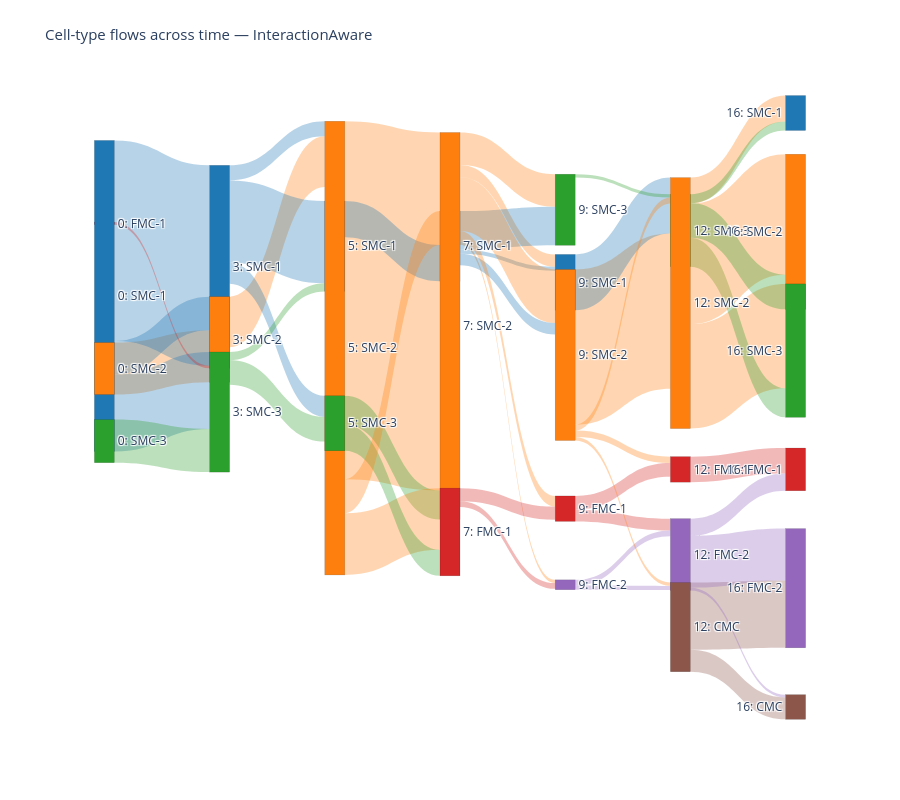

This figure's notebook cell:
### Code cell
plot_multitime_sankey_clean(
    results,
    method="InteractionAware",
    common_labels=["SMC-1", "SMC-2", "SMC-3", "FMC-1", "FMC-2", "CMC"],
    normalize=False,
    top_k=10,
    min_frac=None,
    top_ancestors=2,
    min_link_frac=0.00,
    min_abs_value=0.00,
    link_color_mode="source",
    node_thickness=20,
    node_pad=30,
    min_y_gap=0.11,
    height=800,
    width=None,
    show=False,
)

### Figure 1 — Plotly figure (JSON) as saved in the notebook; plotly's stock layout.template omitted (floating-point values rounded to 4 significant figures)
{"data": [{"arrangement": "fixed", "link": {"color": ["rgba(214,39,40,0.32)", "rgba(148,103,189,0.32)", "rgba(140,86,75,0.32)", "rgba(148,103,189,0.32)", "rgba(140,86,75,0.32)", "rgba(148,103,189,0.32)", "rgba(255,127,14,0.32)", "rgba(44,160,44,0.32)", "rgba(255,127,14,0.32)", "rgba(44,160,44,0.32)", "rgba(255,127,14,0.32)", "rgba(44,160,44,0.32)", "rgba(255,127,14,0.32)", "rgba(31,119,180,0.32)", "rgba(214,39,40,0.32)", "rgba(255,127,14,0.32)", "rgba(214,39,40,0.32)", "rgba(148,103,189,0.32)", "rgba(148,103,189,0.32)", "rgba(255,127,14,0.32)", "rgba(255,127,14,0.32)", "rgba(44,160,44,0.32)", "rgba(214,39,40,0.32)", "rgba(255,127,14,0.32)", "rgba(255,127,14,0.32)", "rgba(31,119,180,0.32)", "rgba(31,119,180,0.32)", "rgba(255,127,14,0.32)", "rgba(255,127,14,0.32)", "rgba(31,119,180,0.32)", "rgba(214,39,40,0.32)", "rgba(255,127,14,0.32)", "rgba(255,127,14,0.32)", "rgba(44,160,44,0.32)", "rgba(255,127,14,0.32)", "rgba(44,160,44,0.32)", "rgba(31,119,180,0.32)", "rgba(255,127,14,0.32)", "rgba(255,127,14,0.32)", "rgba(31,119,180,0.32)", "rgba(44,160,44,0.32)", "rgba(31,119,180,0.32)", "rgba(31,119,180,0.32)", "rgba(44,160,44,0.32)", "rgba(255,127,14,0.32)", "rgba(31,119,180,0.32)", "rgba(31,119,180,0.32)", "rgba(44,160,44,0.32)", "rgba(31,119,180,0.32)", "rgba(214,39,40,0.32)"], "customdata": ["12 → 16<br>FMC-1 → FMC-1<br>value = 270.543", "12 → 16<br>FMC-2 → FMC-1<br>value = 181.845", "12 → 16<br>CMC → FMC-2<br>value = 712.708", "12 → 16<br>FMC-2 → FMC-2<br>value = 549.633", "12 → 16<br>CMC → CMC<br>value = 232.228", "12 → 16<br>FMC-2 → CMC<br>value = 28.917", "12 → 16<br>SMC-2 → SMC-1<br>value = 275.693", "12 → 16<br>SMC-3 → SMC-1<br>value = 94.227", "12 → 16<br>SMC-2 → SMC-3<br>value = 1106.343", "12 → 16<br>SMC-3 → SMC-3<br>value = 307.024", "12 → 16<br>SMC-2 → SMC-2<br>value = 1276.351", "12 → 16<br>SMC-3 → SMC-2<br>value = 367.143", "9 → 12<br>SMC-2 → SMC-2<br>value = 1644.007", "9 → 12<br>SMC-1 → SMC-2<br>value = 591.604", "9 → 12<br>FMC-1 → FMC-1<br>value = 145.113", "9 → 12<br>SMC-2 → FMC-1<br>value = 68.395", "9 → 12<br>FMC-1 → FMC-2<br>value = 124.315", "9 → 12<br>FMC-2 → FMC-2<br>value = 60.973", "9 → 12<br>FMC-2 → CMC<br>value = 43.404", "9 → 12<br>SMC-2 → CMC<br>value = 36.500", "9 → 12<br>SMC-2 → SMC-3<br>value = 63.384", "9 → 12<br>SMC-3 → SMC-3<br>value = 35.098", "7 → 9<br>FMC-1 → FMC-2<br>value = 61.201", "7 → 9<br>SMC-2 → FMC-2<br>value = 34.299", "7 → 9<br>SMC-2 → SMC-1<br>value = 130.068", "7 → 9<br>SMC-1 → SMC-1<br>value = 43.287", "7 → 9<br>SMC-1 → SMC-3<br>value = 408.549", "7 → 9<br>SMC-2 → SMC-3<br>value = 344.445", "7 → 9<br>SMC-2 → SMC-2<br>value = 567.908", "7 → 9<br>SMC-1 → SMC-2<br>value = 122.562", "7 → 9<br>FMC-1 → FMC-1<br>value = 138.598", "7 → 9<br>SMC-2 → FMC-1<br>value = 112.279", "5 → 7<br>SMC-2 → SMC-2<br>value = 3793.106", "5 → 7<br>SMC-3 → SMC-2<br>value = 307.706", "5 → 7<br>SMC-2 → FMC-1<br>value = 653.777", "5 → 7<br>SMC-3 → FMC-1<br>value = 275.103", "5 → 7<br>SMC-1 → SMC-1<br>value = 384.621", "5 → 7<br>SMC-2 → SMC-1<br>value = 358.944", "3 → 5<br>SMC-2 → SMC-2<br>value = 537.223", "3 → 5<br>SMC-1 → SMC-2<br>value = 159.996", "3 → 5<br>SMC-3 → SMC-3<br>value = 260.433", "3 → 5<br>SMC-1 → SMC-3<br>value = 223.706", "3 → 5<br>SMC-1 → SMC-1<br>value = 871.786", "3 → 5<br>SMC-3 → SMC-1<br>value = 85.659", "0 → 3<br>SMC-2 → SMC-2<br>value = 551.390", "0 → 3<br>SMC-1 → SMC-2<br>value = 355.507", "0 → 3<br>SMC-1 → SMC-3<br>value = 815.923", "0 → 3<br>SMC-3 → SMC-3<br>value = 456.711", "0 → 3<br>SMC-1 → SMC-1<br>value = 2123.482", "0 → 3<br>FMC-1 → SMC-1<br>value = 27.405"], "hovertemplate": "%{customdata}<extra></extra>", "source": [20, 21, 22, 21, 22, 21, 19, 18, 19, 18, 19, 18, 15, 14, 16, 15, 16, 17, 17, 15, 15, 13, 12, 11, 11, 10, 10, 11, 11, 10, 12, 11, 8, 9, 8, 9, 7, 8, 5, 4, 6, 4, 4, 6, 2, 1, 1, 3, 1, 0], "target": [26, 26, 27, 27, 28, 28, 23, 23, 25, 25, 24, 24, 19, 19, 20, 20, 21, 21, 22, 22, 18, 18, 17, 17, 14, 14, 13, 13, 15, 15, 16, 16, 11, 11, 12, 12, 10, 10, 8, 8, 9, 9, 7, 7, 5, 5, 6, 6, 4, 4], "value": [270.5, 181.8, 712.7, 549.6, 232.2, 28.92, 275.7, 94.23, 1106.0, 307.0, 1276.0, 367.1, 1644.0, 591.6, 145.1, 68.39, 124.3, 60.97, 43.4, 36.5, 63.38, 35.1, 61.2, 34.3, 130.1, 43.29, 408.5, 344.4, 567.9, 122.6, 138.6, 112.3, 3793.0, 307.7, 653.8, 275.1, 384.6, 358.9, 537.2, 160.0, 260.4, 223.7, 871.8, 85.66, 551.4, 355.5, 815.9, 456.7, 2123.0, 27.41]}, "node": {"color": ["#d62728", "#1f77b4", "#ff7f0e", "#2ca02c", "#1f77b4", "#ff7f0e", "#2ca02c", "#1f77b4", "#ff7f0e", "#2ca02c", "#1f77b4", "#ff7f0e", "#d62728", "#2ca02c", "#1f77b4", "#ff7f0e", "#d62728", "#9467bd", "#2ca02c", "#ff7f0e", "#d62728", "#9467bd", "#8c564b", "#1f77b4", "#ff7f0e", "#2ca02c", "#d62728", "#9467bd", "#8c564b"], "hovertemplate": "%{label}<extra></extra>", "label": ["0: FMC-1", "0: SMC-1", "0: SMC-2", "0: SMC-3", "3: SMC-1", "3: SMC-2", "3: SMC-3", "5: SMC-1", "5: SMC-2", "5: SMC-3", "7: SMC-1", "7: SMC-2", "7: FMC-1", "9: SMC-3", "9: SMC-1", "9: SMC-2", "9: FMC-1", "9: FMC-2", "12: SMC-3", "12: SMC-2", "12: FMC-1", "12: FMC-2", "12: CMC", "16: SMC-1", "16: SMC-2", "16: SMC-3", "16: FMC-1", "16: FMC-2", "16: CMC"], "line": {"color": "rgba(0,0,0,0.25)", "width": 0.5}, "pad": 30, "thickness": 20, "x": [0.02, 0.02, 0.02, 0.02, 0.18, 0.18, 0.18, 0.34, 0.34, 0.34, 0.5, 0.5, 0.5, 0.66, 0.66, 0.66, 0.66, 0.66, 0.82, 0.82, 0.82, 0.82, 0.82, 0.98, 0.98, 0.98, 0.98, 0.98, 0.98], "y": [0.2172, 0.3272, 0.4372, 0.5472, 0.2831, 0.3931, 0.5031, 0.2518, 0.4062, 0.5201, 0.2518, 0.3728, 0.6848, 0.1966, 0.3066, 0.4166, 0.6495, 0.7648, 0.228, 0.338, 0.59, 0.719, 0.829, 0.05, 0.23, 0.41, 0.59, 0.77, 0.95]}, "type": "sankey"}], "layout": {"autosize": true, "font": {"size": 12}, "height": 800, "margin": {"b": 60, "l": 90, "r": 90, "t": 80}, "title": {"font": {"size": 15}, "text": "Cell-type flows across time — InteractionAware"}}}
